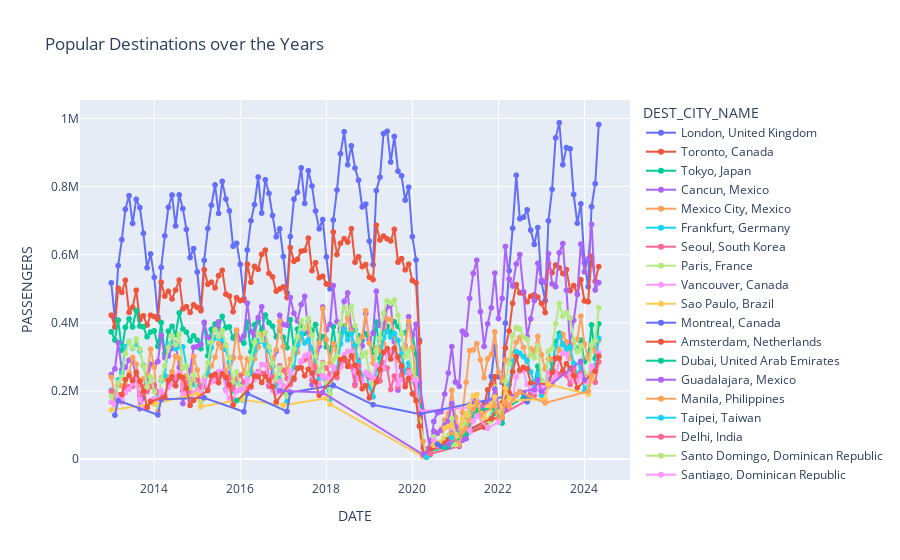

Write notebook code for a chart like this one.
### Code cell
# plot destinations that were in the top 10 over the years in one plot
fig = px.line(top_dest, x='DATE', y='PASSENGERS', markers=True, color='DEST_CITY_NAME', 
              title='Popular Destinations over the Years',
              )
fig.show()
